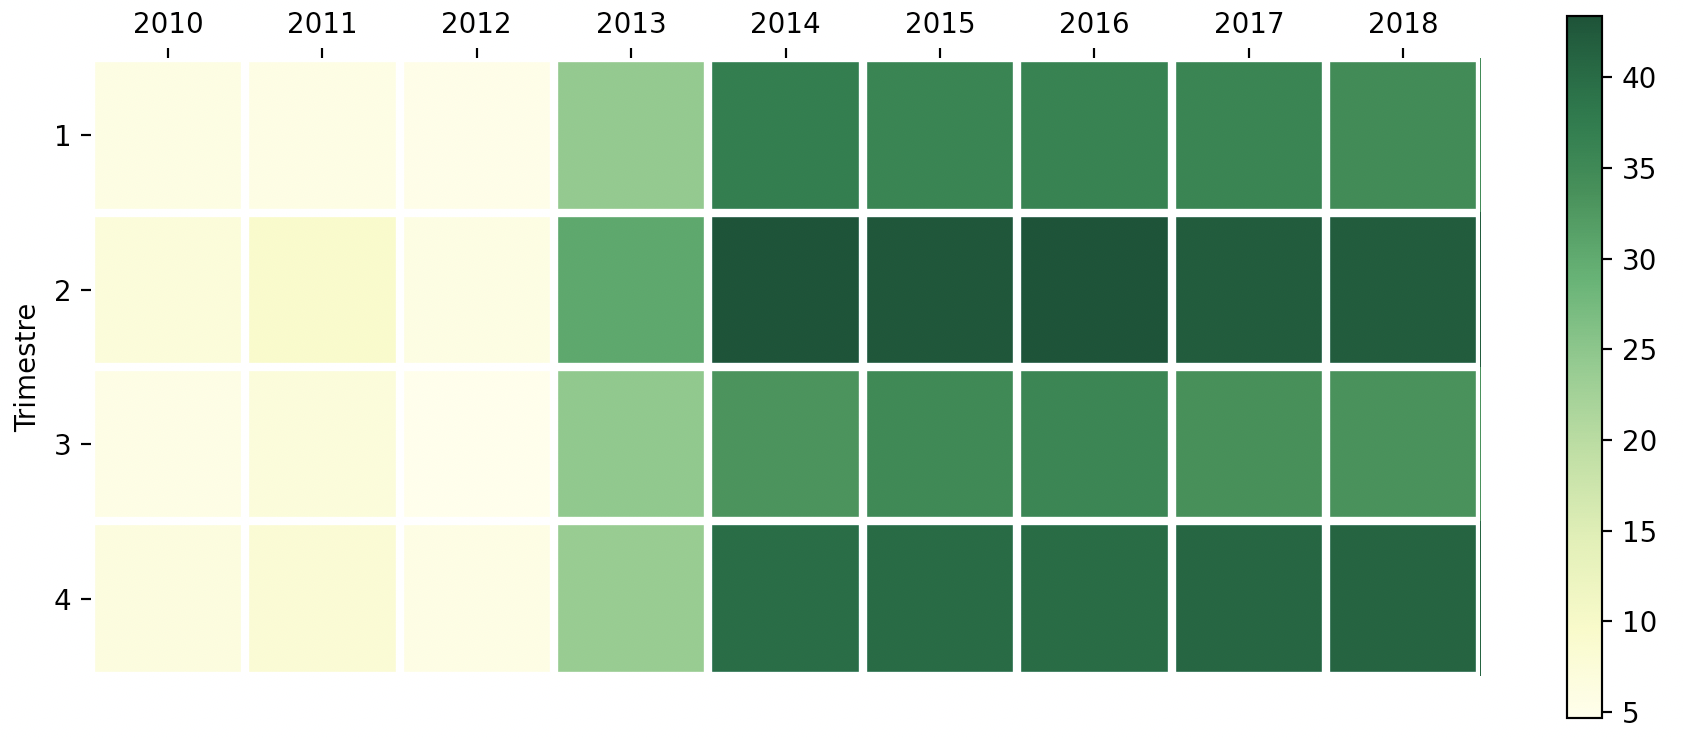

Here is the Python script that generated this plot:

import pandas as pd
import matplotlib.pyplot as plt

giorni_al_mese = [31, 28, 31, 30, 31, 30, 31, 31, 30, 31, 30, 31]
giorni_al_trimestre = [31 +28+ 31, 30+ 31+30, 31+ 31+ 30, 31+ 30+ 31]

incidenti_2010 = pd.read_csv("dataset/incidenti/incidenti_2010.txt", sep="\t")
incidenti_2011 = pd.read_csv("dataset/incidenti/incidenti_2011.txt", sep="\t")
incidenti_2012 = pd.read_csv("dataset/incidenti/incidenti_2012.txt", sep="\t")
incidenti_2013 = pd.read_csv("dataset/incidenti/incidenti_2013.txt", sep="\t")
incidenti_2014 = pd.read_csv("dataset/incidenti/incidenti_2014.txt", sep="\t")
incidenti_2015 = pd.read_csv("dataset/incidenti/incidenti_2015.txt", sep="\t", encoding='latin1')
incidenti_2016 = pd.read_csv("dataset/incidenti/incidenti_2016.txt", sep="\t", encoding='latin1')
incidenti_2017 = pd.read_csv("dataset/incidenti/incidenti_2017.txt", sep="\t", error_bad_lines=False, engine="python")
incidenti_2018 = pd.read_csv("dataset/incidenti/incidenti_2018.txt", sep="\t", encoding='latin1')

def get_trimestre(data : pd.Series) -> pd.Series: 
    res = {
        1 : data.transpose()[0:3].sum(), 
        2 : data.transpose()[3:6].sum(), 
        3 : data.transpose()[6:9].sum(), 
        4 : data.transpose()[9:13].sum()
        }

    return pd.Series(res.values(), res.keys())

def get_provincia(prov : int) -> pd.DataFrame: 
    aosta_2010 = get_trimestre(incidenti_2010[incidenti_2010['provincia'] == prov]['mese'].value_counts().sort_index())
    aosta_2011 = get_trimestre(incidenti_2011[incidenti_2011['provincia'] == prov]['mese'].value_counts().sort_index())
    aosta_2012 = get_trimestre(incidenti_2012[incidenti_2012['provincia'] == prov]['mese'].value_counts().sort_index())
    aosta_2013 = get_trimestre(incidenti_2013[incidenti_2013['provincia'] == prov]['mese'].value_counts().sort_index())
    aosta_2014 = incidenti_2014[incidenti_2014['provincia'] == prov]['trimestre'].value_counts().sort_index()
    aosta_2015 = incidenti_2015[incidenti_2015['provincia'] == prov]['trimestre'].value_counts().sort_index()
    aosta_2016 = incidenti_2016[incidenti_2016['provincia'] == prov]['trimestre'].value_counts().sort_index()
    aosta_2017 = incidenti_2017[incidenti_2017['provincia'] == prov]['trimestre'].value_counts().sort_index()
    aosta_2018 = incidenti_2018[incidenti_2018['provincia'] == prov]['trimestre'].value_counts().sort_index()

    return pd.DataFrame(
        [aosta_2010, aosta_2011, aosta_2012, aosta_2013, aosta_2014, aosta_2015, aosta_2016, aosta_2017, aosta_2018], 
        ['2010', '2011', '2012', '2013', '2014', '2015', '2016', '2017', '2018']
        ).transpose()

provs = get_provincia(15)

index = 0
for giorni in giorni_al_trimestre: 
    provs.iloc[index] /= giorni
    index += 1

# from scipy.interpolate import spline

# ysmoothed = gaussian_filter1d(provs, sigma=2)

# plt.plot(provs.index, provs, markevery=0.1, linewidth=1)
# plt.xticks([1,2,3,4])
# plt.legend(bbox_to_anchor=(1,1), loc="upper left")
# plt.xlabel("Trimestre")
# plt.ylabel("Incidenti al trimestre a Milano")
# plt.tight_layout()
# plt.show()


############################
# Codice per Heatmap
# 
import sys
sys.path.append('src')
import heatmap as H

fig, ax = plt.subplots()

im, cbar = H.heatmap(provs, provs.index, range(2010, 2019), ax=ax, cmap="YlGn", cbarlabel="")

fig.tight_layout()
plt.ylabel("Trimestre", fontdict={'fontsize': 10})
plt.show()
# 
############################
